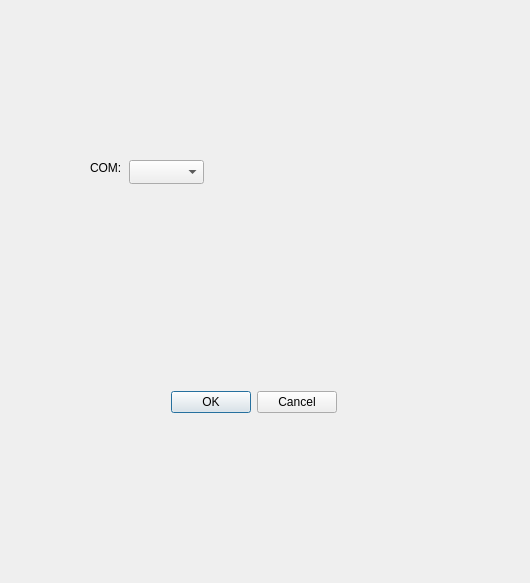
<?xml version="1.0" encoding="UTF-8"?>
<ui version="4.0">
 <class>Form</class>
 <widget class="QWidget" name="Form">
  <property name="geometry">
   <rect>
    <x>0</x>
    <y>0</y>
    <width>530</width>
    <height>583</height>
   </rect>
  </property>
  <property name="windowTitle">
   <string>Form</string>
  </property>
  <widget class="QComboBox" name="comboBox">
   <property name="geometry">
    <rect>
     <x>129</x>
     <y>160</y>
     <width>75</width>
     <height>24</height>
    </rect>
   </property>
  </widget>
  <widget class="QLabel" name="label">
   <property name="geometry">
    <rect>
     <x>90</x>
     <y>160</y>
     <width>32</width>
     <height>16</height>
    </rect>
   </property>
   <property name="text">
    <string>COM:</string>
   </property>
  </widget>
  <widget class="QDialogButtonBox" name="buttonBox">
   <property name="geometry">
    <rect>
     <x>170</x>
     <y>390</y>
     <width>167</width>
     <height>25</height>
    </rect>
   </property>
   <property name="standardButtons">
    <set>QDialogButtonBox::Cancel|QDialogButtonBox::Ok</set>
   </property>
  </widget>
 </widget>
 <resources/>
 <connections/>
</ui>
